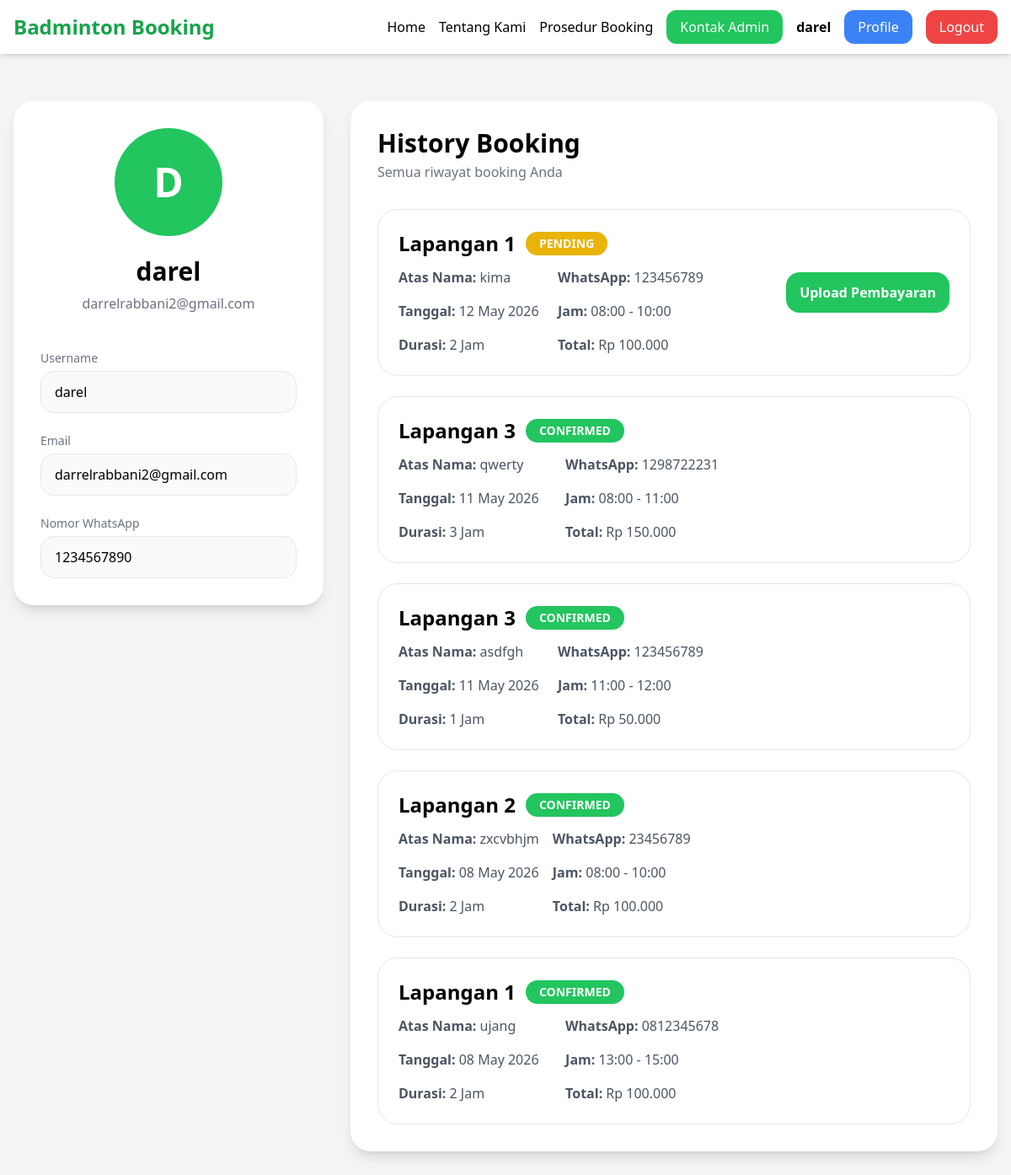
Before: /public/user/profile.php (signed in) with the older database file.
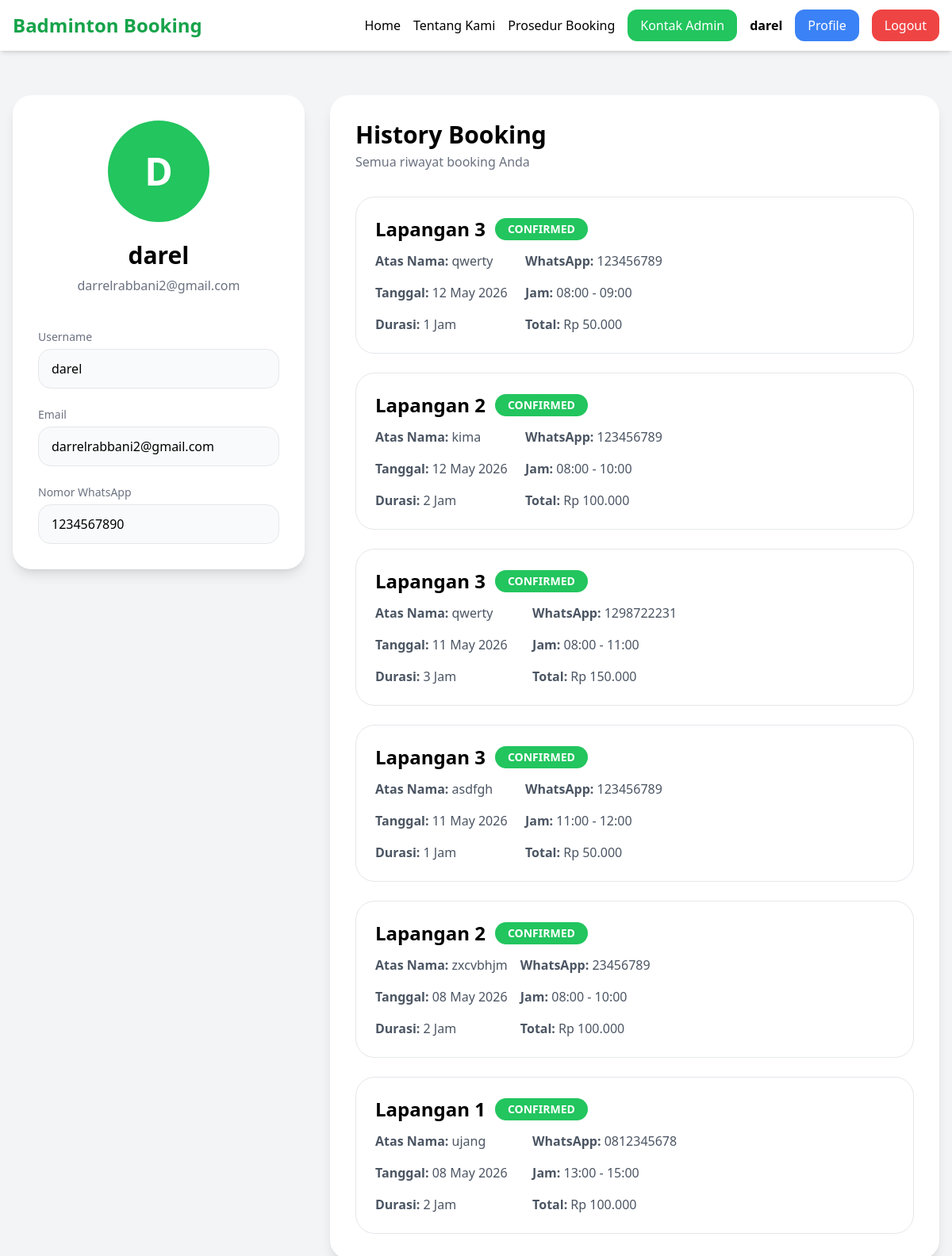
After: the same page with the newer database file.
### tables this page shows
CREATE TABLE `users` (
  `id` int(11) NOT NULL,
  `username` varchar(100) NOT NULL,
  `email` varchar(150) NOT NULL,
  `password` varchar(255) NOT NULL,
  `phone` varchar(20) DEFAULT NULL,
  `role` enum('user','admin') DEFAULT 'user',
  `created_at` timestamp NOT NULL DEFAULT current_timestamp()
);

CREATE TABLE `bookings` (
  `id` int(11) NOT NULL,
  `user_id` int(11) NOT NULL,
  `court_id` int(11) NOT NULL,
  `booking_date` date NOT NULL,
  `start_time` time NOT NULL,
  `duration` int(11) NOT NULL COMMENT 'durasi dalam jam',
  `end_time` time NOT NULL,
  `total_price` int(11) NOT NULL,
  `booking_name` varchar(100) NOT NULL,
  `whatsapp_number` varchar(20) NOT NULL,
  `status` enum('pending','waiting_verification','confirmed','cancelled','expired') DEFAULT 'pending',
  `payment_deadline` datetime DEFAULT NULL,
  `created_at` timestamp NOT NULL DEFAULT current_timestamp(),
  `updated_at` timestamp NOT NULL DEFAULT current_timestamp() ON UPDATE current_timestamp(),
  `expired_at` datetime DEFAULT NULL,
  `payment_proof` varchar(255) DEFAULT NULL,
  `payment_uploaded_at` datetime DEFAULT NULL
);

CREATE TABLE `courts` (
  `id` int(11) NOT NULL,
  `court_name` varchar(100) NOT NULL,
  `price_per_hour` int(11) NOT NULL DEFAULT 50000,
  `created_at` timestamp NOT NULL DEFAULT current_timestamp()
);

### public/user/profile.php (the view, shortened to what this page needs)
<?php
require '../../config/database.php';
$userId = $_SESSION['user']['id'];
$userQuery = mysqli_query($conn, "
    SELECT * FROM users
    WHERE id = '$userId'
    LIMIT 1
");
$user = mysqli_fetch_assoc($userQuery);
$historyQuery = mysqli_query($conn, "
    SELECT
        bookings.*,
        courts.court_name,
        payments.payment_proof,
        payments.payment_status
    FROM bookings
    LEFT JOIN courts
    ON bookings.court_id = courts.id
    LEFT JOIN payments
    ON bookings.id = payments.booking_id
    WHERE bookings.user_id = '$userId'
    ORDER BY bookings.id DESC
");
?>
<!DOCTYPE html>
<html lang="id">
<head>
    <script src="https://cdn.tailwindcss.com"></script>
</head>
<body class="bg-gray-100 min-h-screen pt-20">
<nav class="bg-white shadow-md fixed w-full top-0 left-0 z-50">
    <div class="max-w-7xl mx-auto px-4">
        <div class="h-16 flex items-center justify-between">
            <a href="../index.php"
               class="text-2xl font-bold text-green-600">
                Badminton Booking
            </a>
            <div class="hidden md:flex items-center gap-4 font-medium">
                <a href="../index.php#home"
                   class="hover:text-green-600 transition">
                    Home
                </a>
                <a href="../index.php#tentang"
                   class="hover:text-green-600 transition">
                    Tentang Kami
                </a>
                <a href="../index.php#prosedur"
                   class="hover:text-green-600 transition">
                    Prosedur Booking
                </a>
                <a href="https://wa.me/6287729359927"
                   target="_blank"
                   class="bg-green-500 hover:bg-green-600 text-white px-4 py-2 rounded-xl transition">
                    Kontak Admin
                </a>
                <span class="font-semibold">
                    <?= htmlspecialchars($user['username']) ?>
                </span>
                <a href="profile.php"
                   class="bg-blue-500 hover:bg-blue-600 text-white px-4 py-2 rounded-xl">
                    Profile
                </a>
                <a href="../auth/logout.php"
                   class="bg-red-500 hover:bg-red-600 text-white px-4 py-2 rounded-xl">
                    Logout
                </a>
            </div>
        </div>
    </div>
</nav>
<section class="py-10">
    <div class="max-w-7xl mx-auto px-4">
        <div class="grid lg:grid-cols-3 gap-8">
            <div class="bg-white rounded-3xl shadow-lg p-8 h-fit">
                <div class="text-center">
                    <div class="w-32 h-32 rounded-full bg-green-500 text-white text-5xl font-bold flex items-center justify-center mx-auto mb-6">
                        <?= strtoupper(substr($user['username'], 0, 1)) ?>
                    </div>
                    <h2 class="text-3xl font-bold mb-2">
                        <?= htmlspecialchars($user['username']) ?>
                    </h2>
                    <p class="text-gray-500">
                        <?= htmlspecialchars($user['email']) ?>
                    </p>
                </div>
                <div class="mt-10 space-y-5">
                    <div>
                        <label class="text-sm text-gray-500">
                            Username
                        </label>
                        <div class="mt-1 border rounded-2xl px-4 py-3 bg-gray-50">
                            <?= htmlspecialchars($user['username']) ?>
                        </div>
                    </div>
                    <div>
                        <label class="text-sm text-gray-500">
                            Email
                        </label>
                        <div class="mt-1 border rounded-2xl px-4 py-3 bg-gray-50">
                            <?= htmlspecialchars($user['email']) ?>
                        </div>
                    </div>
                    <div>
                        <label class="text-sm text-gray-500">
                            Nomor WhatsApp
                        </label>
                        <div class="mt-1 border rounded-2xl px-4 py-3 bg-gray-50">
                            <?= htmlspecialchars($user['phone']) ?>
                        </div>
                    </div>
                </div>
            </div>
            <div class="lg:col-span-2">
                <div class="bg-white rounded-3xl shadow-lg p-8">
                    <div class="flex items-center justify-between mb-8">
                        <div>
                            <h2 class="text-3xl font-bold">
                                History Booking
                            </h2>
                            <p class="text-gray-500 mt-1">
                                Semua riwayat booking Anda
                            </p>
                        </div>
                    </div>
                    <?php if(mysqli_num_rows($historyQuery) > 0): ?>
                        <div class="space-y-6">
                            <?php while($history = mysqli_fetch_assoc($historyQuery)): ?>
                                <?php
                                $statusColor = 'bg-gray-500';
                                if($history['status'] == 'confirmed') {
                                    $statusColor = 'bg-green-500';
                                }
                                if($history['status'] == 'pending') {
                                    $statusColor = 'bg-yellow-500';
                                }
                                ?>
                                <div class="border rounded-3xl p-6 hover:shadow-lg transition">
                                    <div class="flex flex-col lg:flex-row lg:items-center lg:justify-between gap-5">
                                        <div class="space-y-3">
                                            <div class="flex items-center gap-3 flex-wrap">
                                                <h3 class="text-2xl font-bold">
                                                    <?= htmlspecialchars($history['court_name']) ?>
                                                </h3>
                                                <div class="<?= $statusColor ?> text-white px-4 py-1 rounded-full text-sm font-semibold">
                                                    <?= strtoupper($history['status']) ?>
                                                </div>
                                            </div>
                                            <div class="grid md:grid-cols-2 gap-4 text-gray-600">
                                                <div>
                                                    <span class="font-semibold">
                                                        Atas Nama:
                                                    </span>
                                                    <?= htmlspecialchars($history['booking_name']) ?>
                                                </div>
                                                <div>
                                                    <span class="font-semibold">
                                                        WhatsApp:
                                                    </span>
                                                    <?= htmlspecialchars($history['whatsapp_number']) ?>
                                                </div>
                                                <div>
                                                    <span class="font-semibold">
                                                        Tanggal:
                                                    </span>
                                                    <?= date('d F Y', strtotime($history['booking_date'])) ?>
                                                </div>
                                                <div>
                                                    <span class="font-semibold">
                                                        Jam:
                                                    </span>
                                                    <?= substr($history['start_time'], 0, 5) ?>
                                                    -
                                                    <?= substr($history['end_time'], 0, 5) ?>
                                                </div>
                                                <div>
                                                    <span class="font-semibold">
                                                        Durasi:
                                                    </span>
                                                    <?= $history['duration'] ?> Jam
                                                </div>
                                                <div>
                                                    <span class="font-semibold">
                                                        Total:
                                                    </span>
                                                    Rp <?= number_format($history['total_price'], 0, ',', '.') ?>
                                                </div>
                                            </div>
                                        </div>
                                        <div class="flex flex-col gap-3 min-w-[180px]">
                                            <?php if($history['status'] == 'pending'): ?>
                                                <button
                                                    onclick="openPaymentModal(
                                                        '<?= $history['id'] ?>'
                                                    )"
                                                    class="bg-green-500 hover:bg-green-600 text-white px-4 py-3 rounded-2xl font-semibold">
                                                    Upload Pembayaran
                                                </button>
                                            <?php endif; ?>
                                        </div>
                                    </div>
                                </div>
                            <?php endwhile; ?>
                        </div>
                    <?php endif; ?>
                </div>
            </div>
        </div>
    </div>
</section>
</body>
</html>

Changed rows visible on the page:
added bookings: court.court_name "Lapangan 3", status "CONFIRMED", booking_name "qwerty", whatsapp_number "123456789", booking_date "12 May 2026", start_time "08:00", end_time "09:00", duration "1", total_price "50.000"
changed bookings "kima": court.court_name "Lapangan 1" → "Lapangan 2"; status "PENDING" → "CONFIRMED"; no longer shows "Upload Pembayaran"
